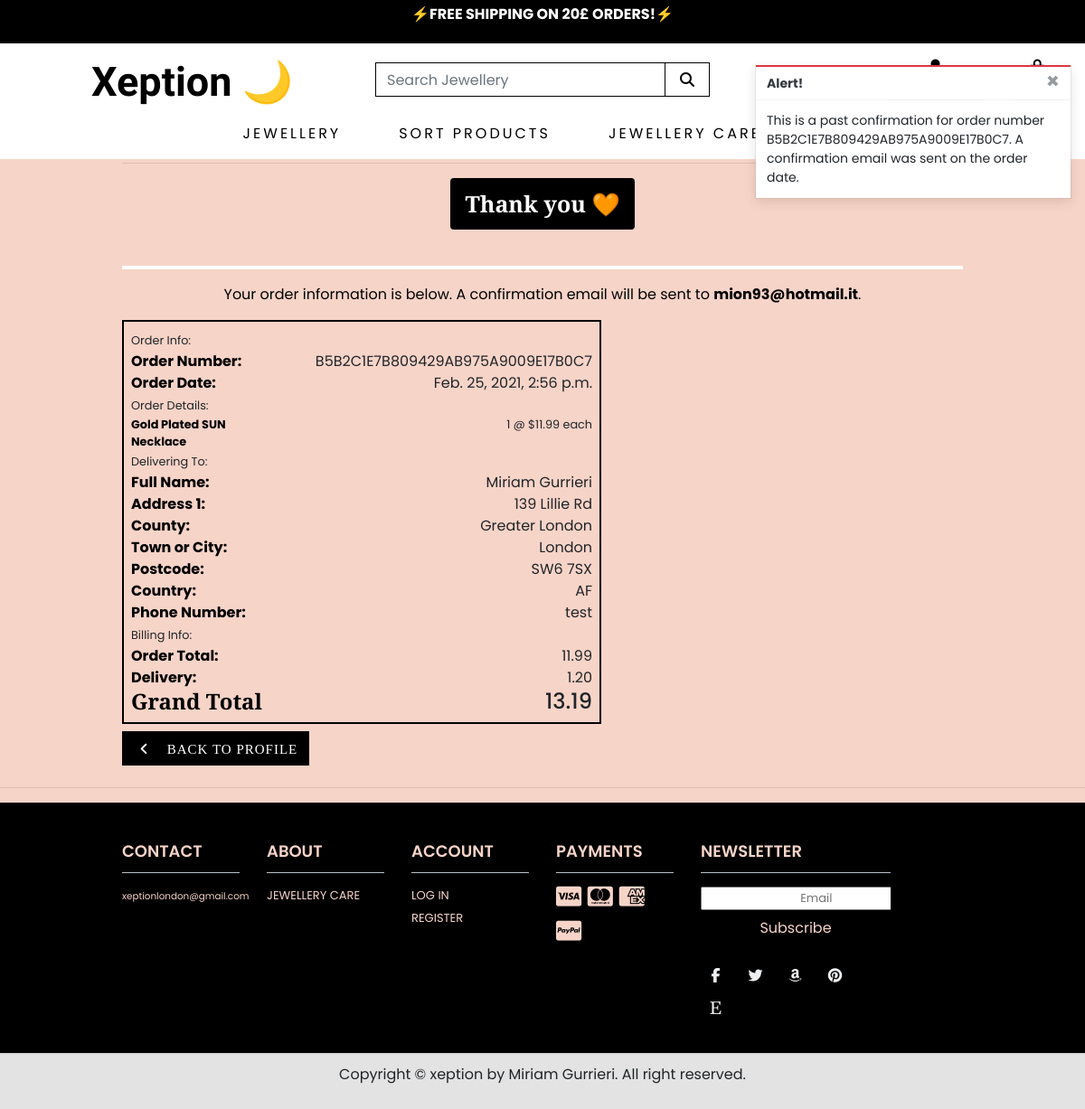
Page /profile/order_history/B5B2C1E7B809429AB975A9009E17B0C7 on the committed database.
### checkout/models.py (models this page shows, shortened)
class Order(models.Model):
    order_number = models.CharField(max_length=32, null=False, editable=False)
    user_profile = models.ForeignKey(UserProfile, on_delete=models.SET_NULL,
                                     null=True, blank=True,
                                     related_name='orders')
    full_name = models.CharField(max_length=50, null=False, blank=False)
    email = models.EmailField(max_length=254, null=False, blank=False)
    phone_number = models.CharField(max_length=20, null=False, blank=False)
    country = CountryField(blank_label='Country *', null=False, blank=False)
    postcode = models.CharField(max_length=20, null=True, blank=True)
    town_or_city = models.CharField(max_length=40, null=False, blank=False)
    street_address1 = models.CharField(max_length=80, null=False, blank=False)
    street_address2 = models.CharField(max_length=80, null=True, blank=True)
    county = models.CharField(max_length=80, null=True, blank=True)
    date = models.DateTimeField(auto_now_add=True)
    delivery_cost = models.DecimalField(
        max_digits=6, decimal_places=2, null=False, default=0)
    order_total = models.DecimalField(
        max_digits=10, decimal_places=2, null=False, default=0)
    grand_total = models.DecimalField(
        max_digits=10, decimal_places=2, null=False, default=0)
    original_bag = models.TextField(null=False, blank=False, default='')
    stripe_pid = models.CharField(
        max_length=254, null=False, blank=False, default='')

class OrderLineItem(models.Model):
    order = models.ForeignKey(Order, null=False, blank=False,
                              on_delete=models.CASCADE,
                              related_name='lineitems')
    product = models.ForeignKey(
        Product, null=False, blank=False, on_delete=models.CASCADE)
    quantity = models.IntegerField(null=False, blank=False, default=0)
    lineitem_total = models.DecimalField(
        max_digits=6, decimal_places=2,
        null=False, blank=False, editable=False)

### products/models.py (models this page shows, shortened)
class Product(models.Model):
    category = models.ForeignKey(
        'Category', null=True, blank=True, on_delete=models.SET_NULL)
    sku = models.CharField(max_length=254, null=True, blank=True)
    name = models.CharField(max_length=254)
    description = models.TextField()
    price = models.DecimalField(max_digits=6, decimal_places=2)
    rating = models.DecimalField(
        max_digits=6, decimal_places=2, null=True, blank=True)
    image_url = models.URLField(max_length=1024, null=True, blank=True)
    image = models.ImageField(null=True, blank=True)

### profiles/views.py (the view)
# urls.py: path('order_history/<order_number>',
def order_history(request, order_number):
    order = get_object_or_404(Order, order_number=order_number)
    messages.info(request, (
        f'This is a past confirmation for order number {order_number}. '
        'A confirmation email was sent on the order date.'
    ))
    template = 'checkout/checkout_success.html'
    context = {
        'order': order,
        'from_profile': True,
    }
    return render(request, template, context)

### bag/contexts.py (called while the page is built, shortened)
def bag_contents(request):
    bag_items = []
    total = 0
    product_count = 0
    bag = request.session.get('bag', {})
    if total < settings.FREE_DELIVERY_THRESHOLD:
        delivery = total * Decimal(settings.STANDARD_DELIVERY_PERCENTAGE / 100)
        free_delivery_delta = settings.FREE_DELIVERY_THRESHOLD - total
    else:
        delivery = 0
        free_delivery_delta = 0
    grand_total = delivery + total
    context = {
        'bag_items': bag_items,
        'total': total,
        'product_count': product_count,
        'delivery': delivery,
        'free_delivery_delta': free_delivery_delta,
        'free_delivery_threshold': settings.FREE_DELIVERY_THRESHOLD,
        'grand_total': grand_total,
    }
    return context

### checkout/templates/checkout/checkout_success.html (shortened to what this page needs)
{% extends "base.html" %}
{% load static %}
{% block extra_css %}
<link rel="stylesheet" href="{% static 'checkout/css/checkout.css' %}">
{% endblock %}
{% block page_header %}
<div class="container header-container">
</div>
{% endblock %}
{% block content %}
<div class="overlay"></div>
<div class="container">
    <div class="row">
        <div class="col text-center">
            <hr>
            <a class="category-badge text-decoration-none ">
                <span class="p-3 mb-4 logo-font badge badge-white text-white bg-black text-center"
                    style="font-size: 25px; font-family: 'Prata', serif;">Thank you &#129505;</span>
            </a>
            <hr style="border: 2px white solid;">
            <p class="text-black">Your order information is below. A confirmation email will be sent to
                <strong>{{ order.email }}</strong>.</p>
        </div>
    </div>
    <div class="row">
        <div class="col-12 col-lg-7">
            <div class="order-confirmation-wrapper p-2" style="border: 2px solid black;">
                <div class="row">
                    <div class="col">
                        <small>Order Info:</small>
                    </div>
                </div>
                <div class="row">
                    <div class="col-12 col-md-4">
                        <p class="mb-0 text-black font-weight-bold">Order Number:</p>
                    </div>
                    <div class="col-12 col-md-8 text-md-right">
                        <p class="mb-0">{{ order.order_number }}</p>
                    </div>
                </div>
                <div class="row">
                    <div class="col-12 col-md-4">
                        <p class="mb-0 text-black font-weight-bold">Order Date:</p>
                    </div>
                    <div class="col-12 col-md-8 text-md-right">
                        <p class="mb-0">{{ order.date }}</p>
                    </div>
                </div>
                <div class="row">
                    <div class="col">
                        <small>Order Details:</small>
                    </div>
                </div>
                {% for item in order.lineitems.all %}
                <div class="row">
                    <div class="col-12 col-md-4">
                        <p class="small mb-0 text-black font-weight-bold">
                            {{ item.product.name }}
                        </p>
                    </div>
                    <div class="col-12 col-md-8 text-md-right">
                        <p class="small mb-0">{{ item.quantity }} @ ${{ item.product.price }} each</p>
                    </div>
                </div>
                {% endfor %}
                <div class="row">
                    <div class="col">
                        <small>Delivering To:</small>
                    </div>
                </div>
                <div class="row">
                    <div class="col-12 col-md-4">
                        <p class="mb-0 text-black font-weight-bold">Full Name:</p>
                    </div>
                    <div class="col-12 col-md-8 text-md-right">
                        <p class="mb-0">{{ order.full_name }}</p>
                    </div>
                </div>
                <div class="row">
                    <div class="col-12 col-md-4">
                        <p class="mb-0 text-black font-weight-bold">Address 1:</p>
                    </div>
                    <div class="col-12 col-md-8 text-md-right">
                        <p class="mb-0">{{ order.street_address1 }}</p>
                    </div>
                </div>
                {% if order.county %}
                <div class="row">
                    <div class="col-12 col-md-4">
                        <p class="mb-0 text-black font-weight-bold">County:</p>
                    </div>
                    <div class="col-12 col-md-8 text-md-right">
                        <p class="mb-0">{{ order.county }}</p>
                    </div>
                </div>
                {% endif %}
                <div class="row">
                    <div class="col-12 col-md-4">
                        <p class="mb-0 text-black font-weight-bold">Town or City:</p>
                    </div>
                    <div class="col-12 col-md-8 text-md-right">
                        <p class="mb-0">{{ order.town_or_city }}</p>
                    </div>
                </div>
                {% if order.postcode %}
                <div class="row">
                    <div class="col-12 col-md-4">
                        <p class="mb-0 text-black font-weight-bold">Postcode:</p>
                    </div>
                    <div class="col-12 col-md-8 text-md-right">
                        <p class="mb-0">{{ order.postcode }}</p>
                    </div>
                </div>
                {% endif %}
                <div class="row">
                    <div class="col-12 col-md-4">
                        <p class="mb-0 text-black font-weight-bold">Country:</p>
                    </div>
                    <div class="col-12 col-md-8 text-md-right">
                        <p class="mb-0">{{ order.country }}</p>
                    </div>
                </div>
                <div class="row">
                    <div class="col-12 col-md-4">
                        <p class="mb-0 text-black font-weight-bold">Phone Number:</p>
                    </div>
                    <div class="col-12 col-md-8 text-md-right">
                        <p class="mb-0">{{ order.phone_number }}</p>
                    </div>
                </div>
                <div class="row">
                    <div class="col">
                        <small>Billing Info:</small>
                    </div>
                </div>
                <div class="row">
                    <div class="col-12 col-md-4">
                        <p class="mb-0 text-black font-weight-bold">Order Total:</p>
                    </div>
                    <div class="col-12 col-md-8 text-md-right">
                        <p class="mb-0">{{ order.order_total }}</p>
                    </div>
                </div>
                <div class="row">
                    <div class="col-12 col-md-4">
                        <p class="mb-0 text-black font-weight-bold">Delivery:</p>
                    </div>
                    <div class="col-12 col-md-8 text-md-right">
                        <p class="mb-0">{{ order.delivery_cost }}</p>
                    </div>
                </div>
                <div class="row">
                    <div class="col-12 col-md-4">
                        <h4 class="mb-0 text-black font-weight-bold" style="font-family: 'prata', serif;">Grand Total
                        </h4>
                    </div>
                    <div class="col-12 col-md-8 text-md-right">
                        <h4 class="mb-0">{{ order.grand_total }}</h4>
                    </div>
                </div>
            </div>
        </div>
    </div>
    <div class="row">
        <div class="col-12 col-lg-7 text-right">
            {% if from_profile %}
            <a href="{% url 'profile' %}" class="btn btn-black rounded-0 my-2 float-left">
                <span class="icon mr-2">
                    <i class="fas fa-angle-left"></i>
                </span>
                <span class="text-uppercase">Back to Profile</span>
            </a>
            {% else %}
            <a href="{% url 'products' %}" class="btn btn-black rounded-0 my-2">
                <span class="text-uppercase">SHOP MORE JEWELLERY!</span>
            </a>
            {% endif %}
        </div>
    </div>
</div>
{% endblock %}

### static/css/base.css (style rules this page uses)
body { font-family: 'Poppins', serif; background-color: #F7D4C8; height: calc(100vh - 164px); }
.icon { align-items: center; display: inline-flex; justify-content: center; height: 1.5rem; width: 1.5rem; }
.btn-black { background: black; color: white; font-family: 'prata', serif; font-size: 15px; letter-spacing: 1px; }
.text-black { color: #000 !important; }
.bg-black { background: #000 !important; }
.overlay { height: 100%; width: 100%; top: 0; left: 0; position: fixed; background: white; z-index: -1; }
.overlay { height: 100%; width: 100%; top: 0; left: 0; position: fixed; background: #F7D4C8; z-index: -1; }
@media (min-width: 1200px) { .container { max-width: 80%; } }
@media (min-width: 992px) { .header-container { padding-top: 164px; } }

### rows in the picture
Order: email "mion93@hotmail.it", order_number "B5B2C1E7B809429AB975A9009E17B0C7", date "Feb. 25, 2021, 2:56 p.m.", full_name "Miriam Gurrieri", street_address1 "139 Lillie Rd", county "Greater London", town_or_city "London", postcode "SW6 7SX", country "AF", phone_number "test", order_total "11.99", delivery_cost "1.20", grand_total "13.19"
OrderLineItem: product.name "Gold Plated SUN Necklace", quantity "1", product.price "11.99"

### other values in the picture
{{ message }} "This is a past confirmation for order number B5B2C1E7B809429AB975A9009E17B0C7. A confirmation email was sent on the order date."
